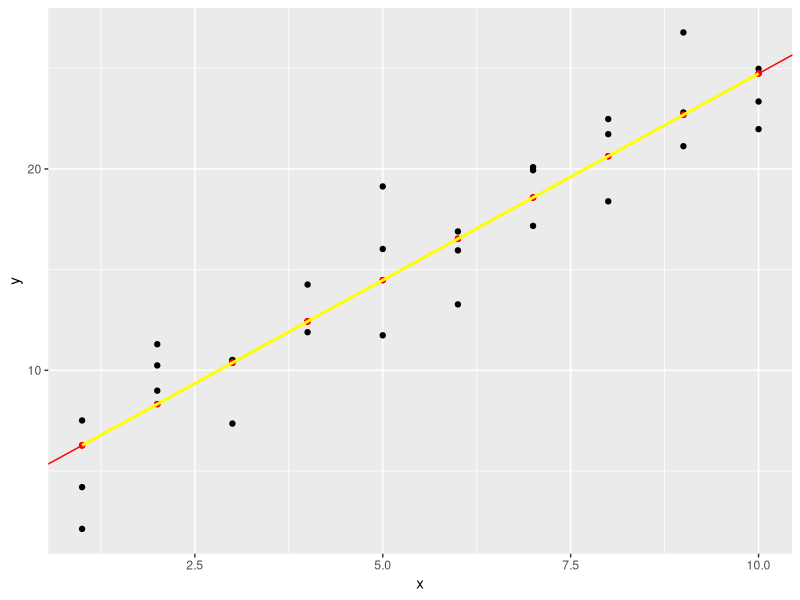
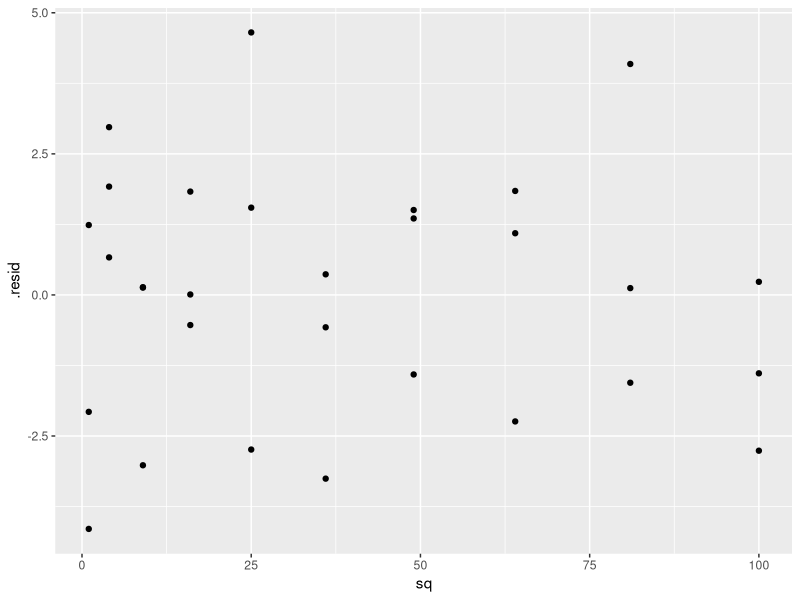
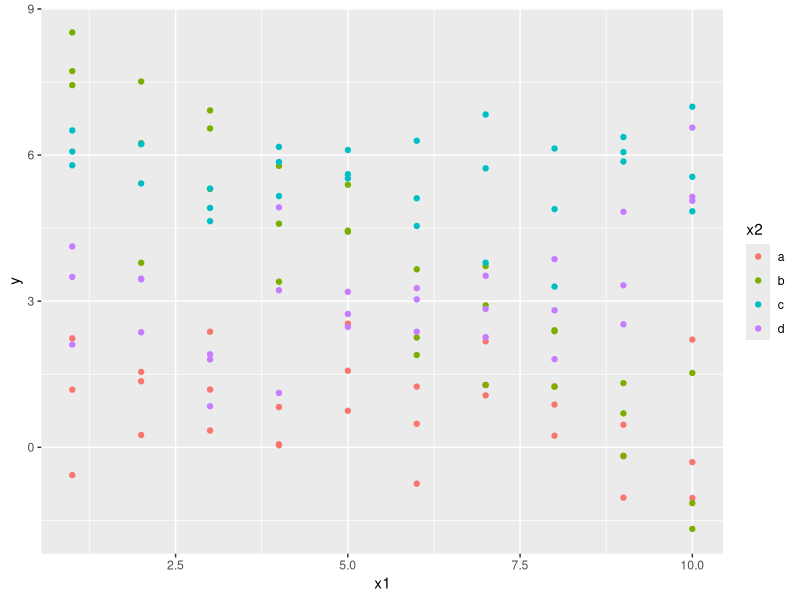
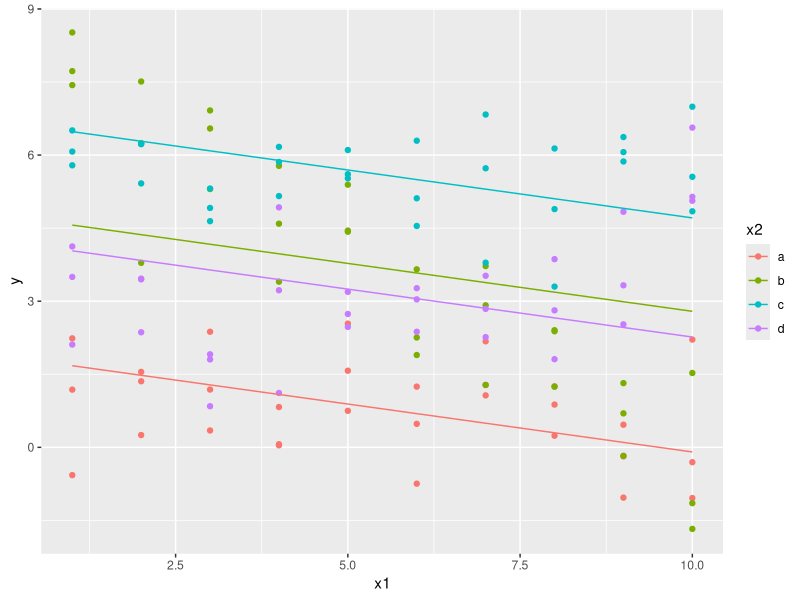
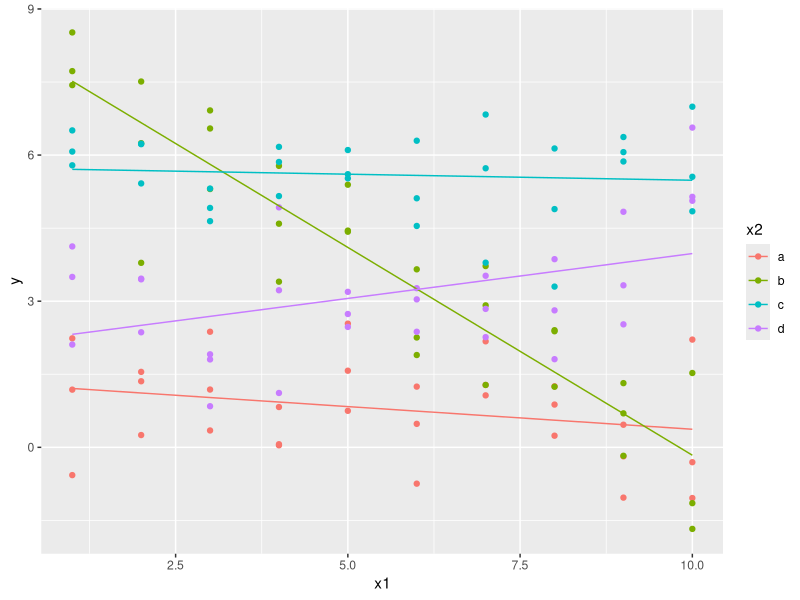

The R source for these figures, in order:
# Lecture 9

library(modelr)
library(ggplot2)
library(tidyverse)

sim1
sim1_mod <- lm(y ~ x, data = sim1)
sim1_mod
summary(sim1_mod)
sim1_mod_no_intercept <- lm(y ~ x - 1, data = sim1)
sim1_mod_no_intercept
coef(sim1_mod)[2]
str(sim1_mod)
sim1_mod$coefficients
sim1_not_square <- lm(y ~ x + x*x, data = sim1)
sim1_not_square
sim1_square <- lm(y ~ x + I(x*x), data = sim1)
sim1_square
sim1b <- sim1 %>%
  mutate(sq = x*x) # Can I pass with pipe to second (or third...) argument?
lm(y ~ x + sq, data = sim1b)


# Add predictions and residuals, defined in modelr
library(broom)

(df <- augment(sim1_mod))

ggplot(df, aes(x, y)) + 
  geom_point() + 
  geom_point(mapping = aes(y = .fitted), color = "red") + 
  geom_abline(aes(
    intercept = coef(sim1_mod)[1],
    slope = coef(sim1_mod)[2]
  ), color = "red") +
  geom_smooth(mapping = aes(y = .fitted), method = "lm", color = "yellow")

# Residuals next
df %>%
  mutate(sq = x*x) %>%
  ggplot(aes(sq, .resid)) + 
  geom_point()

# Base R
(df <- df %>%
    mutate(
      pred2 = predict(sim1_mod),
      resid2 = residuals(sim1_mod)
    ))

# Richer linear models
sim3
ggplot(sim3, aes(x1, y, color = x2)) + 
  geom_point()

mod1 <- lm(y ~ x1 + x2, data = sim3)
mod2 <- lm(y ~ x1*x2, data = sim3)
mod2b <- lm(y ~ x1 + x2 + x1:x2, data = sim3)

mod2
mod2b

sim3 <- modelr::sim3 |>
  mutate(
    mod1 = augment(mod1)$.fitted,
    mod2 = augment(mod2)$.fitted
  )
sim3

sim3 |>
  ggplot(aes(x = x1, y = y, color = x2)) + 
  geom_point() + 
  geom_line(aes(y = mod1))

sim3 |>
  ggplot(aes(x = x1, y = y, color = x2)) + 
  geom_point() + 
  geom_line(aes(y = mod2))

# Functions, iterations, conditionals and all that
square_func <- function(x) {
  #x + x
  #x*3
  #print("I have computed it.")
  x*x
}

square_func(2)
square_func(4)

cube_func <- function(x) x^3
cube_func(4)

# Would not really work:
# quartic_func <- function(x) 
#    x*2
#    x^4
# quartic_func(4)

cube_func <- function(my_silly_name) {
  my_silly_name^3
}
cube_func(3)

sqrt(2)
sqrt(-2)
my_sqrt <- function(x) {
  if (x < 0) {
    "not allowed"
  } else {
    sqrt(x)
  }
}
my_sqrt(2)
my_sqrt(-2)

# When working with random numbers, use set.seed() to make code replicable
set.seed(42)
runif(10)
set.seed(42)
runif(10)

# Now on to Broom from Chapter 6.5 of DV by Healy